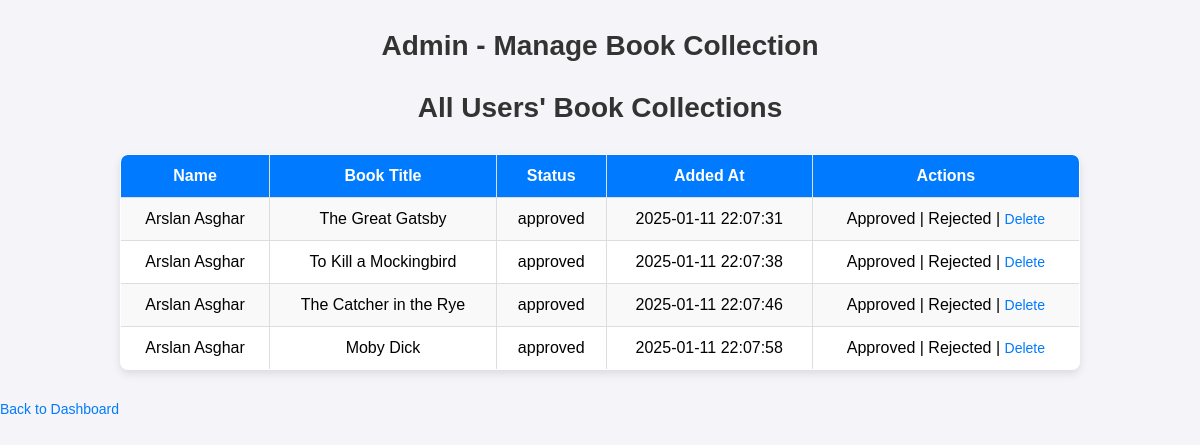
The page /admin/collection_manage_books.php (signed in) on the database its author committed.
### tables this page shows
CREATE TABLE `book_collection` (
  `id` int(11) NOT NULL,
  `book_title` varchar(255) NOT NULL,
  `user_id` int(11) NOT NULL,
  `status` varchar(50) DEFAULT 'available',
  `added_at` datetime DEFAULT current_timestamp()
);

CREATE TABLE `users` (
  `id` int(11) NOT NULL,
  `name` varchar(100) NOT NULL,
  `email` varchar(100) NOT NULL,
  `password` varchar(100) NOT NULL,
  `status` enum('pending','approved','blocked') DEFAULT 'pending',
  `username` varchar(255) NOT NULL,
  `role` enum('user','admin') DEFAULT 'user'
);

### admin/collection_manage_books.php (the view, shortened to what this page needs)
<?php
include('../config/config.php');
$query = "
    SELECT bc.*, u.name
    FROM book_collection bc
    LEFT JOIN users u ON bc.user_id = u.id
";
$result = mysqli_query($conn, $query);
?>
<!DOCTYPE html>
<html lang="en">
<head>
</head>
<body>
<h1>Admin - Manage Book Collection</h1>
<h3>All Users' Book Collections</h3>
<table border="1">
    <tr>
        <th>Name</th>
        <th>Book Title</th>
        <th>Status</th>
        <th>Added At</th>
        <th>Actions</th>
    </tr>
    <?php while ($row = mysqli_fetch_assoc($result)) { ?>
        <tr>
            <td><?php echo htmlspecialchars($row['name']); ?></td>
            <td><?php echo htmlspecialchars($row['book_title']); ?></td>
            <td><?php echo htmlspecialchars($row['status']); ?></td>
            <td><?php echo htmlspecialchars($row['added_at']); ?></td>
            <td>
                <?php if ($row['status'] != 'approved' && $row['status'] != 'rejected') { ?>
                    <a href="collection_manage_books.php?approve_id=<?php echo $row['id']; ?>" onclick="return confirm('Are you sure you want to approve this book?');">Approve</a> |
                <?php } else { ?>
                    <span>Approved</span> |
                <?php } ?>
                <?php if ($row['status'] != 'rejected' && $row['status'] != 'approved') { ?>
                    <a href="collection_manage_books.php?reject_id=<?php echo $row['id']; ?>" onclick="return confirm('Are you sure you want to reject this book?');">Reject</a> |
                <?php } else { ?>
                    <span>Rejected</span> |
                <?php } ?>
                <a href="collection_manage_books.php?delete_id=<?php echo $row['id']; ?>" onclick="return confirm('Are you sure you want to delete this book?');">Delete</a>
            </td>
        </tr>
    <?php } ?>
</table>
<a href="dashboard.php" class="back-btn">Back to Dashboard</a>
</body>
</html>

### admin/collection_manage_books.php (style rules this page uses)
body { font-family: Arial, sans-serif; background-color: #f4f4f9; margin: 0; padding: 0; }
h1, h3 { text-align: center; margin-top: 30px; font-size: 28px; color: #333; }
table { width: 80%; margin: 30px auto; border-collapse: collapse; background-color: #ffffff; box-shadow: 0 4px 8px rgba(0, 0, 0, 0.1); border-radius: 8px; overflow: hidden; }
th, td { padding: 12px; text-align: center; border: 1px solid #ddd; }
th { background-color: #007bff; color: white; font-weight: bold; }
tr:nth-child(even) { background-color: #f9f9f9; }
a { color: #007bff; text-decoration: none; font-size: 14px; }

### rows shown on the page
book_collection: user.name "Arslan Asghar", book_title "The Great Gatsby", status "approved", added_at "2025-01-11 22:07:31", shows "Approved", shows "Rejected"
book_collection: user.name "Arslan Asghar", book_title "To Kill a Mockingbird", status "approved", added_at "2025-01-11 22:07:38", shows "Approved", shows "Rejected"
book_collection: user.name "Arslan Asghar", book_title "The Catcher in the Rye", status "approved", added_at "2025-01-11 22:07:46", shows "Approved", shows "Rejected"
book_collection: user.name "Arslan Asghar", book_title "Moby Dick", status "approved", added_at "2025-01-11 22:07:58", shows "Approved", shows "Rejected"
